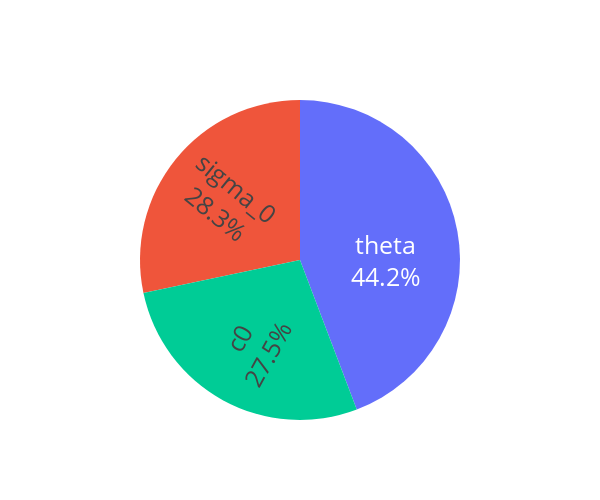

The notebook cell this image was saved under:
### Code cell
from openturns.usecases import ishigami_function
import openturns as ot
import openturns.viewer as viewer
from matplotlib import pylab as plt
import numpy as np
ot.Log.Show(ot.Log.NONE)

# Xi-lia Zheng et al., 2014

ot.RandomGenerator.SetSeed(0)
formula = ['(c0/(sigma_0*sigma_0))*((theta*theta*theta)/((1-theta)*(1-theta)))']

model = ot.SymbolicFunction(['c0', 'sigma_0', 'theta'], formula)
distributions = [ot.Uniform(3.52, 402), # Korenzy constant 
                 ot.Uniform(1, 10), # specific surface with respect to the unit volume of the solid matrix
                 ot.Uniform(-3, 0.99)] #  porosity
distribution = ot.ComposedDistribution(distributions)
print(distribution)
sensitivityAnalysis = ot.FAST(model, distribution, 101)
print(sensitivityAnalysis.getFirstOrderIndices())


y = np.array(sensitivityAnalysis.getFirstOrderIndices())
mylab=['c0', 'sigma_0', 'theta']
# Set options for the pie chart size
pie_width = 600
pie_height = 500

# Create Plotly pie chart
fig = go.Figure(data=[go.Pie(labels=mylab,
                             values=y,
                             text=y,
                             textinfo='label+percent',
                             insidetextorientation='radial',
                             textfont=dict(size=25), # set font size for all text
                             showlegend=False)]) # remove the legend

fig.update_layout(
    autosize=False,  # disable auto-sizing
    width=pie_width,  # set width
    height=pie_height,  # set height
)
fig.show()

### Figure 1 — Plotly figure (JSON) as saved in the notebook; plotly's stock layout.template omitted (floating-point values rounded to 4 significant figures)
{"data": [{"insidetextorientation": "radial", "labels": ["c0", "sigma_0", "theta"], "showlegend": false, "text": [0.06335, 0.06531, 0.102], "textfont": {"size": 25}, "textinfo": "label+percent", "type": "pie", "values": [0.06335, 0.06531, 0.102]}], "layout": {"autosize": false, "height": 500, "width": 600}}
